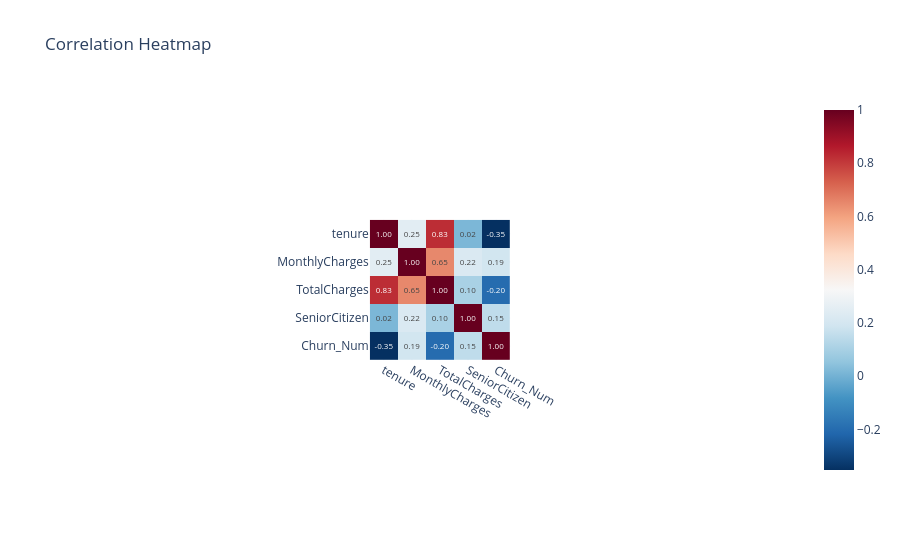

Notebook source saved alongside this figure:
### Code cell
# CELL 11 — Correlation Heatmap (numeric cols)
# ─────────────────────────────────────────────
numeric_df = df[['tenure', 'MonthlyCharges', 'TotalCharges', 'SeniorCitizen', 'Churn_Num']]
corr = numeric_df.corr()

fig_heat = px.imshow(
    corr,
    text_auto='.2f',
    color_continuous_scale='RdBu_r',
    title='Correlation Heatmap',
    template='plotly_white'
)
fig_heat.show()

### Figure 1 — Plotly figure (JSON) as saved in the notebook; plotly's stock layout.template omitted (floating-point values rounded to 4 significant figures)
{"data": [{"coloraxis": "coloraxis", "hovertemplate": "x: %{x}<br>y: %{y}<br>color: %{z}<extra></extra>", "name": "0", "texttemplate": "%{z:.2f}", "type": "heatmap", "x": ["tenure", "MonthlyCharges", "TotalCharges", "SeniorCitizen", "Churn_Num"], "xaxis": "x", "y": ["tenure", "MonthlyCharges", "TotalCharges", "SeniorCitizen", "Churn_Num"], "yaxis": "y", "z": [[1, 0.2479, 0.8255, 0.01657, -0.3522], [0.2479, 1, 0.6509, 0.2202, 0.1934], [0.8255, 0.6509, 1, 0.1027, -0.199], [0.01657, 0.2202, 0.1027, 1, 0.1509], [-0.3522, 0.1934, -0.199, 0.1509, 1]]}], "layout": {"autosize": true, "coloraxis": {"colorscale": [[0, "rgb(5,48,97)"], [0.1, "rgb(33,102,172)"], [0.2, "rgb(67,147,195)"], [0.3, "rgb(146,197,222)"], [0.4, "rgb(209,229,240)"], [0.5, "rgb(247,247,247)"], [0.6, "rgb(253,219,199)"], [0.7, "rgb(244,165,130)"], [0.8, "rgb(214,96,77)"], [0.9, "rgb(178,24,43)"], [1, "rgb(103,0,31)"]]}, "title": {"text": "Correlation Heatmap"}, "xaxis": {"anchor": "y", "autorange": true, "constrain": "domain", "domain": [0.4025, 0.5975], "range": [-0.5, 4.5], "scaleanchor": "y", "type": "category"}, "yaxis": {"anchor": "x", "autorange": true, "constrain": "domain", "domain": [0.06988, 0.9301], "range": [4.5, -0.5], "type": "category"}}}
